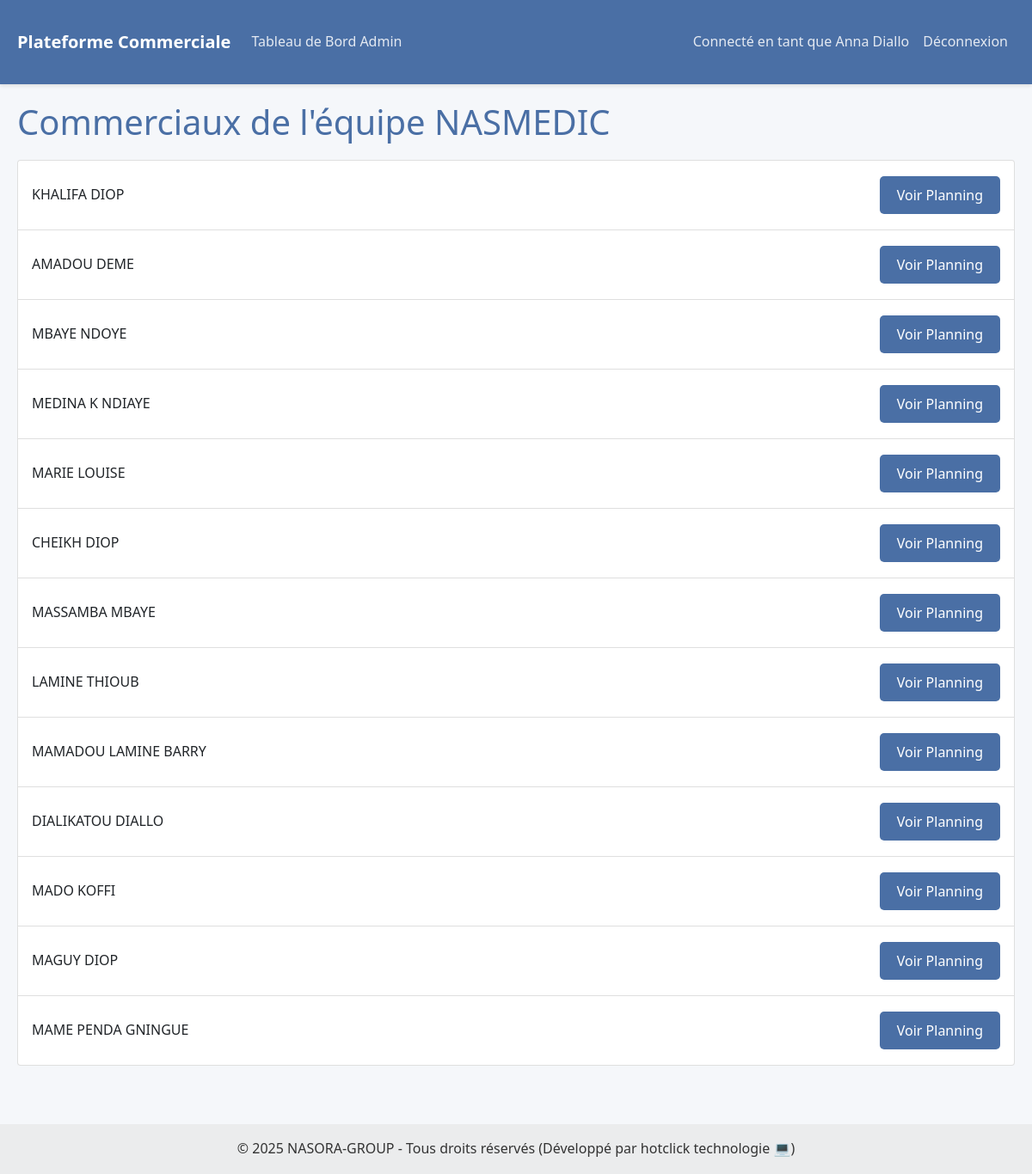
The app's page /planning/nasmedic (signed in) with its own data.
### models.py (models this page shows)
class User(db.Model):
    id = db.Column(db.Integer, primary_key=True)

### app.py (the view)
@app.route('/planning/<project>')
@login_required
def planning_par_projet(project):
    if current_user.role != 'admin':
        flash("Accès réservé à l'administrateur", "danger")
        return redirect(url_for('dashboard'))
    commerciaux = User.query.filter_by(project=project, role='commercial').all()
    return render_template('planning_liste_commerciaux.html', commerciaux=commerciaux, project=project)

### app.py (called while the page is built)
@login_manager.user_loader
def load_user(user_id):
    return User.query.get(int(user_id))

### templates/planning_liste_commerciaux.html (shortened to what this page needs)
{% extends "base.html" %}
{% block content %}
<h1>Commerciaux de l'équipe {{ project|upper }}</h1>
<ul class="list-group">
    {% for commercial in commerciaux %}
    <li class="list-group-item d-flex justify-content-between align-items-center">
        {{ commercial.username }}
        <a href="{{ url_for('planning_du_commercial', commercial_id=commercial.id) }}" class="btn btn-sm btn-primary">
            Voir Planning
        </a>
    </li>
    {% endfor %}
</ul>
{% endblock %}

### templates/base.html (shortened to what this page needs)
<!DOCTYPE html>
<html lang="fr">
<head>
    <link href="https://cdn.jsdelivr.net/npm/bootstrap@5.1.3/dist/css/bootstrap.min.css" rel="stylesheet">
    <link rel="stylesheet" href="https://cdnjs.cloudflare.com/ajax/libs/font-awesome/6.0.0/css/all.min.css">
    <link rel="stylesheet" type="text/css" href="https://cdn.datatables.net/1.11.5/css/jquery.dataTables.css">
    <link rel="stylesheet" href="{{ url_for('static', filename='css/styles.css') }}">
</head>
<body>
    <nav class="navbar navbar-expand-lg navbar-dark">
        <div class="container">
            <a class="navbar-brand" href="{{ url_for('home') }}">Plateforme Commerciale</a>
            <div class="collapse navbar-collapse" id="navbarNav">
                <ul class="navbar-nav me-auto">
                    {% if current_user.is_authenticated %}
                        {% if current_user.role == 'admin' %}
                            <li class="nav-item">
                                <a class="nav-link" href="{{ url_for('admin_dashboard') }}">Tableau de Bord Admin</a>
                            </li>
                        {% endif %}
                    {% endif %}
                </ul>
                <ul class="navbar-nav">
                    {% if current_user.is_authenticated %}
                        <li class="nav-item">
                            <span class="nav-link">Connecté en tant que {{ current_user.username }}</span>
                        </li>
                        <li class="nav-item">
                            <a class="nav-link" href="{{ url_for('logout') }}">Déconnexion</a>
                        </li>
                    {% else %}
                        <li class="nav-item">
                            <a class="nav-link" href="{{ url_for('login') }}">Connexion</a>
                        </li>
                    {% endif %}
                </ul>
            </div>
        </div>
    </nav>
    <div class="container">
        {% block content %}{% endblock %}
    </div>
    <footer class="bg-light text-center text-lg-start mt-5">
        <div class="text-center p-3" style="background-color: rgba(0, 0, 0, 0.05);">
            © 2025 NASORA-GROUP - Tous droits réservés  (Développé par hotclick technologie 💻)
        </div>
    </footer>
</body>
</html>

### static/css/styles.css (style rules this page uses)
:root { --primary-color: #4a6fa5; --secondary-color: #6c757d; --success-color: #28a745; --danger-color: #dc3545; --warning-color: #ffc107; --info-color: #17a2b8; --light-color: #f8f9fa; --dark-color: #343a40; }
body { font-family: 'Segoe UI', Tahoma, Geneva, Verdana, sans-serif; background-color: #f5f7fa; color: #333; line-height: 1.6; }
.navbar { background-color: var(--primary-color); box-shadow: 0 2px 4px rgba(0, 0, 0, 0.1); }
.navbar-brand { font-weight: bold; color: white !important; }
.nav-link { color: rgba(255, 255, 255, 0.85) !important; }
.container { max-width: 1200px; margin: 0 auto; padding: 20px; }
.btn { display: inline-block; background: var(--primary-color); color: white; padding: 10px 20px; border: none; border-radius: 5px; cursor: pointer; text-decoration: none; font-size: 16px; margin: 10px 0; transition: background 0.3s ease; }
h1, h2, h3, h4, h5, h6 { color: var(--primary-color); margin-bottom: 20px; }

### records on screen
User: username "Anna Diallo"
User: username "KHALIFA DIOP"
User: username "AMADOU DEME"
User: username "MBAYE NDOYE"
User: username "MEDINA K NDIAYE"
User: username "MARIE LOUISE"
User: username "CHEIKH DIOP"
User: username "MASSAMBA MBAYE"
User: username "LAMINE THIOUB"
User: username "MAMADOU LAMINE BARRY"
User: username "DIALIKATOU DIALLO"
User: username "MADO KOFFI"
User: username "MAGUY DIOP"
User: username "MAME PENDA GNINGUE"

### other values on screen
{{ project|upper }} "NASMEDIC"
